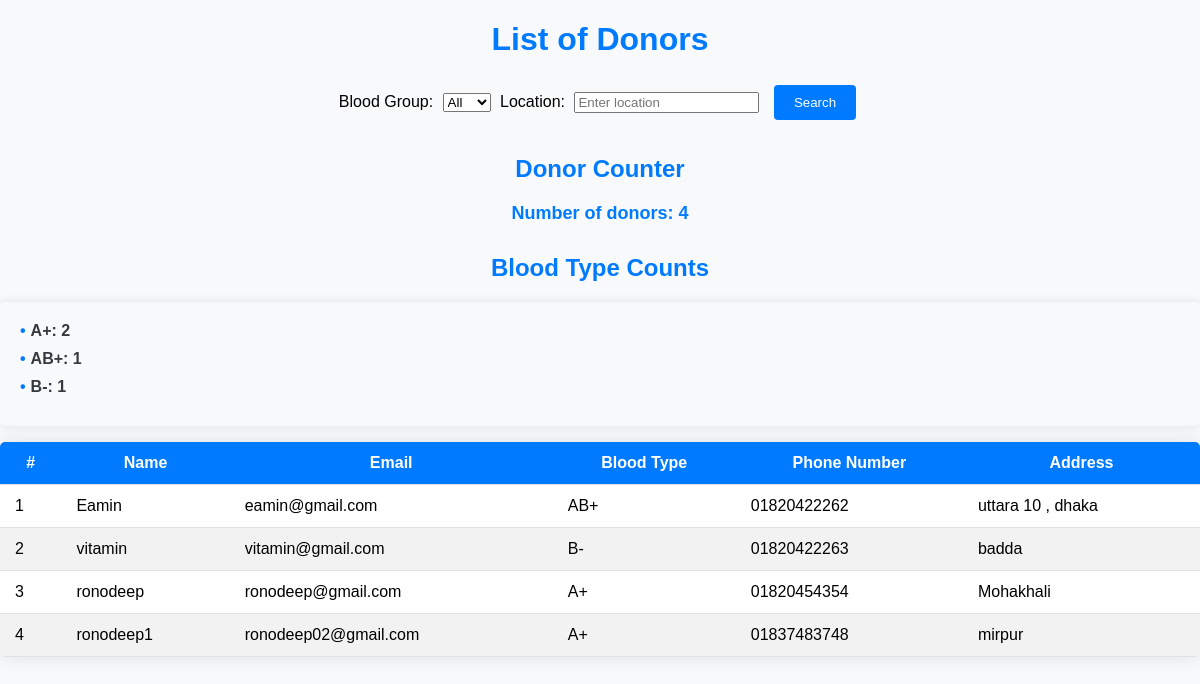
The page /list/ on the database as committed earlier.
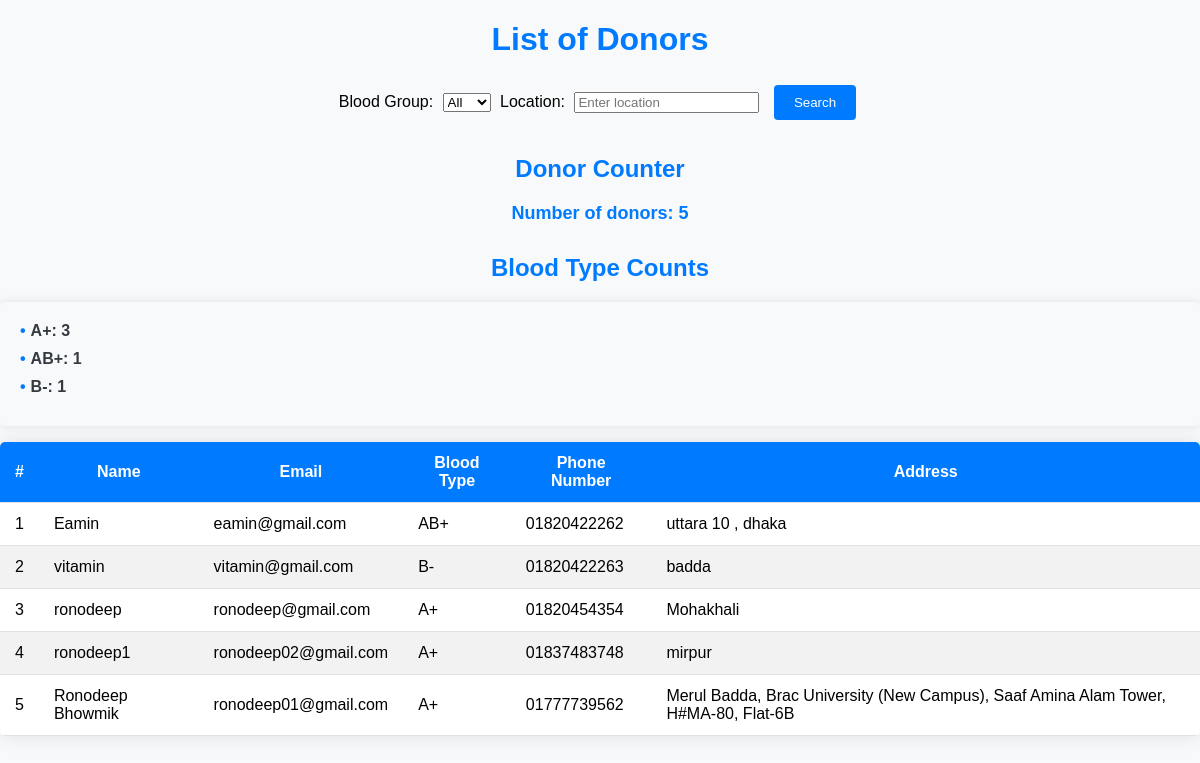
The same page on the database as committed later.
### APPUniflow/models.py (models this page shows, shortened)
class Donor(models.Model):
    blood_types = (
        ('A+', 'A+'),
        ('A-', 'A-'),
        ('B+', 'B+'),
        ('B-', 'B-'),
        ('AB+', 'AB+'),
        ('AB-', 'AB-'),
        ('O+', 'O+'),
        ('O-', 'O-'),
    )
    name = models.CharField(max_length=100)
    email = models.EmailField(unique=True)
    blood_type = models.CharField(max_length=3, choices=blood_types)
    phone_number = models.CharField(max_length=15, unique=True)
    address = models.TextField()
    date_created = models.DateTimeField(auto_now_add=True, null=True)

### APPUniflow/views.py (the view)
# urls.py: path('list/', donor_list, name='donor_list'),  # New URL for donor list
def donor_list(request):
    blood_group = request.GET.get('blood_group')
    address = request.GET.get('address')
    donor_count = Donor.objects.count()
    donors = Donor.objects.all()
    blood_type_counts = Donor.objects.values('blood_type').annotate(count=Count('blood_type'))
    if blood_group:
        donors = Donor.objects.filter(blood_type=blood_group)
    if address:
        donors = donors.filter(address__icontains=address)
    return render(request, 'donor_list.html', {'donors': donors, 'donor_count': donor_count , 'blood_type_counts': blood_type_counts})

### APPUniflow/templates/donor_list.html (shortened to what this page needs)
<!DOCTYPE html>
<html lang="en">
<head>
    <link rel="stylesheet" href="/static/css/donor_list.css">
</head>
<body>
    <h1>List of Donors</h1>
    <div class="search-container">
        <form action="{% url 'donor_list' %}" method="GET">
            <label for="blood_group">Blood Group:</label>
            <select name="blood_group" id="blood_group">
                <option value="">All</option>
            </select>
            <label for="location">Location:</label>
            <input type="text" id="location" name="location" placeholder="Enter location">
            <button type="submit">Search</button>
        </form>
    </div>
    <h2>Donor Counter</h2>
    <p class="counter">Number of donors: {{ donor_count }}</p>
    <h2>Blood Type Counts</h2>
    <ul>
        {% for blood_type_count in blood_type_counts %}
            <li>{{ blood_type_count.blood_type }}: {{ blood_type_count.count }}</li>
        {% endfor %}
    </ul>
    <table>
        <thead>
            <tr>
                <th>#</th>
                <th>Name</th>
                <th>Email</th>
                <th>Blood Type</th>
                <th>Phone Number</th>
                <th>Address</th>
            </tr>
        </thead>
        <tbody>
            {% for donor in donors %}
            <tr class="{% cycle 'odd' 'even' %}">
                <td>{{ forloop.counter }}</td>
                <td>{{ donor.name }}</td>
                <td>{{ donor.email }}</td>
                <td>{{ donor.blood_type }}</td>
                <td>{{ donor.phone_number }}</td>
                <td>{{ donor.address }}</td>
            </tr>
            {% endfor %}
        </tbody>
    </table>
</body>
</html>

### static/css/donor_list.css (style rules this page uses)
body { font-family: Arial, sans-serif; margin: 0; padding: 0; background-color: #f8f9fa; }
h1, h2 { text-align: center; color: #007bff; }
h2 { margin-top: 30px; }
.search-container { margin-bottom: 20px; text-align: center; }
.search-container select, .search-container input[type=text], .search-container button { margin: 5px; }
table { width: 100%; border-collapse: collapse; border-spacing: 0; background-color: #fff; border-radius: 5px; overflow: hidden; box-shadow: 0 0 20px rgba(0, 0, 0, 0.1); }
th, td { padding: 12px 15px; border-bottom: 1px solid #dee2e6; }
th { background-color: #007bff; color: #fff; }
tr:nth-child(even) { background-color: #f2f2f2; }
button { padding: 10px 20px; background-color: #007bff; color: #fff; border: none; border-radius: 4px; cursor: pointer; transition: background-color 0.3s ease; }
.counter { text-align: center; color: #007bff; font-size: 18px; font-weight: bold; }
ul { list-style: none; padding: 20px; margin-top: 20px; background-color: #f8f9fa; border-radius: 5px; box-shadow: 0 0 10px rgba(0, 0, 0, 0.1); }
ul li { margin-bottom: 10px; color: #343a40; font-size: 16px; font-weight: bold; text-transform: uppercase; }
ul li:before { content: "•"; margin-right: 5px; color: #007bff; }

Rows that differ between the two databases and show on the page:
added Donor: name "Ronodeep Bhowmik", email "ronodeep01@gmail.com", blood_type "A+", phone_number "01777739562", address "Merul Badda, Brac University (New Campus), Saaf Amina Alam Tower, H#MA-80, Flat-6B"
Other text that changed with them:
{{ donor_count }}: "4" → "5"
new list line: "A+ : 3"
list line gone: "A+ : 2"
